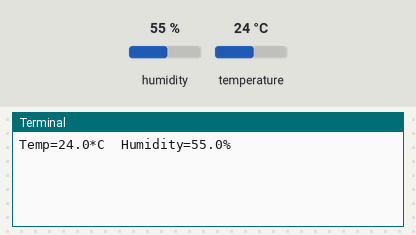
The program below on a simulated Raspberry Pi (BCM pin numbers). On the bench: the last lines printed to the terminal. Inputs (shaded band) come from the test bench; at power-on: humidity 55 %, temperature 24 °C.

Above: at 1.2 s.
1.3 s: humidity set to 22 %
At 3.1 s:
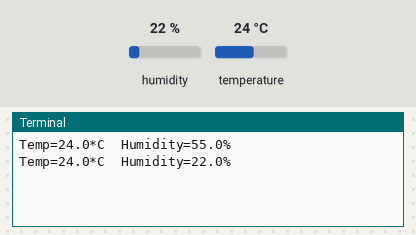
3.4 s: temperature set to 12 °C
At 4.1 s:
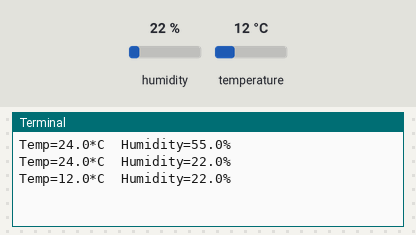
5.5 s: humidity set to 40 %
At 7.0 s:
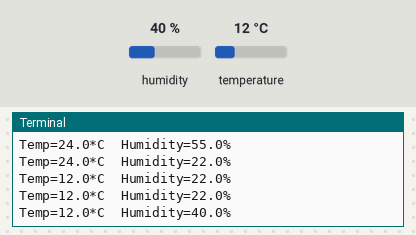
Timing chart, 0 to 8.5 s (numbered marks = the images above; inputs shaded):
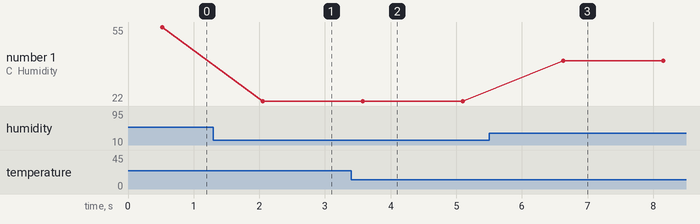

The program:

dht_cont_test.py
```python
import Adafruit_DHT
import time
sensor = Adafruit_DHT.DHT11

pin = 21


while True:
    humidity, temperature = Adafruit_DHT.read_retry(sensor, pin)
    if humidity is not None and temperature is not None:
        print('Temp={0}*C  Humidity={1}%'.format(temperature, humidity))
    else:
        print('Failed to get reading. Try again!')
    time.sleep(1)
```

Measured:
- after the input at 1.3 s, the terminal: prints a new line after 0.75 s (image 1)
- after the input at 3.4 s, the terminal: prints a new line after 0.18 s (image 2)
- after the input at 5.5 s, the terminal: prints a new line after 1.1 s (image 3)
- plotted number 1: 55 → 22 after the input at 1.3 s, 22 → 40 after the input at 5.5 s
